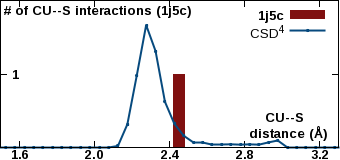

Source code (gnuplot):
set encoding iso_8859_1
set terminal pngcairo transparent enhanced size 340, 160 font "Arial Bold,10"
set output "/var/www/html/csgid/app/webroot/neighborhood_temp/1j5c/CU--S.png"
set lmargin at screen 0.00
set bmargin at screen 0.08
set rmargin at screen 0.995
set tmargin at screen 1.00
set xrange [1.5:3.3]
set format x "%3.1f"
set xtics 1.6,0.4,3.2
set xtics offset 0,graph 0.065
set yrange [0:2022]
unset ytics
set y2range [0:2]
set y2tics 1,1,1
set y2tics offset -49,graph 0.00
set y2tics mirror
set view 80,45
set key top right
set boxwidth 0.06
set style fill solid 1.0
set xlabel "CU--S \n distance (\305)" offset 17,4.4
set y2label "# of CU--S interactions (1j5c)" offset -40,4 rotate by 0
plot "-" using ($1+0.05):2 with boxes lc rgb "#801010" axis x1y2 title "1j5c", \
     "/var/www/html/csgid/app/webroot/neighborhood_temp/csd_metal_distances/CU--S.csv" using ($1+0.025):2 with linespoints linewidth 2 pointtype 7 pointsize 0.2 lc rgb "#074a7e" title "CSD^{4}" axis x1y1
2.4	1
e
